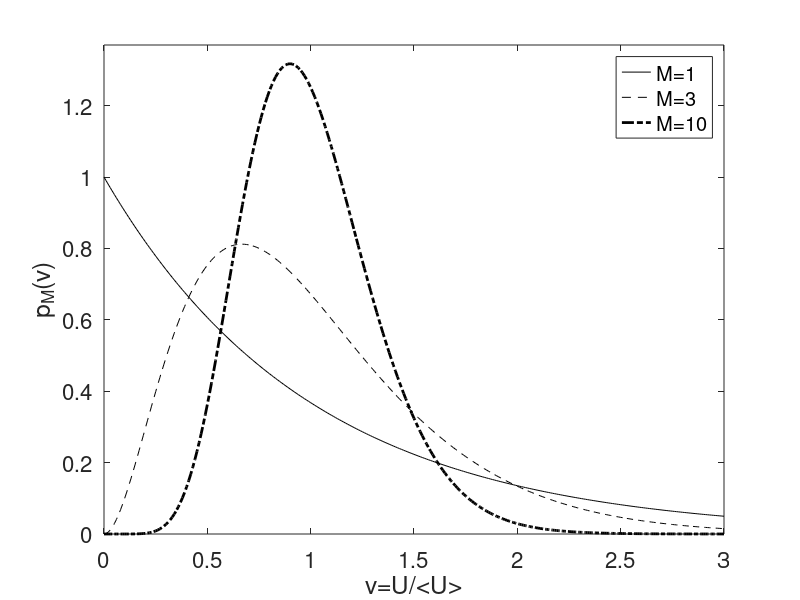

The MATLAB source for this figure:
% sase_power_spectrum.m, V. Ziemann, 240829
close all
power=@(M,v)(M^M).*(v.^(M-1)).*exp(-M.*v)/gamma(M);
v=0.0:0.01:3;
plot(v,power(1,v),'k',v,power(3,v),'k--',v,power(10,v),'k-.','LineWidth',2);
ylim([0,1.37])
xlabel('v=U/<U>'); ylabel('p_M(v)')
legend('M=1','M=3','M=10')
set(gca,'FontSize',16)